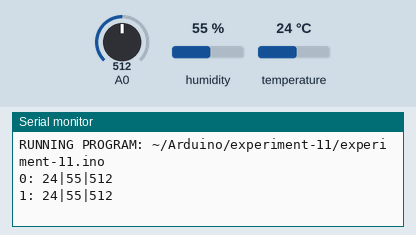
The sketch below on a simulated Arduino Uno, built with avr-gcc and run on an emulated ATmega328P. On the bench: the last lines printed to the serial monitor. Inputs (shaded band) come from the test bench; at power-on: humidity 55 %, A0 = 512, temperature 24 °C.

Above: at 3.3 s.
3.4 s: humidity set to 22 %
At 6.1 s:
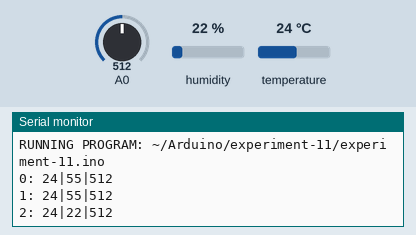
6.7 s: A0 set to 716
At 8.9 s:
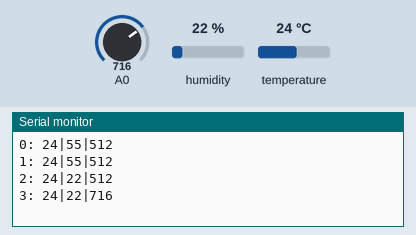
10.0 s: temperature set to 12 °C
At 11.7 s:
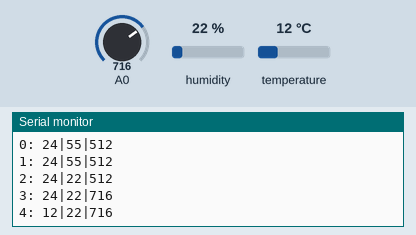
13.3 s: A0 set to 900
At 13.3 s:
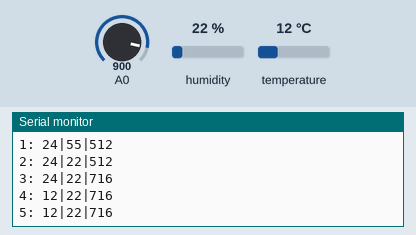
16.6 s: humidity set to 40 %
At 18.8 s:
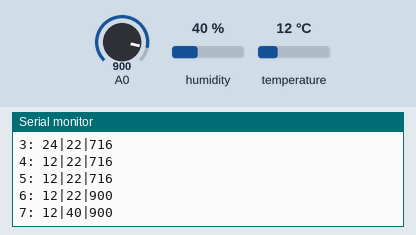
Timing chart, 0 to 20.3 s (numbered marks = the images above; inputs shaded):
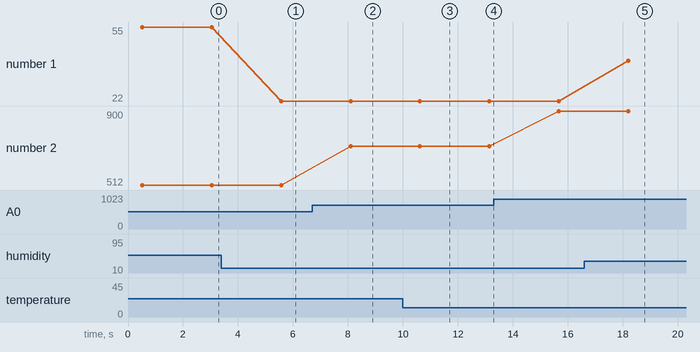

The sketch:

experiment-11.ino
```cpp
/*
  experiment-11 Temperature / Humidity / Luminosity
  Reads ambient temperature/humidity/luminosity
  Shows how to encode sensor data for transmission.

  Sensors:
    DHT11
    LDR

  Rossano Pablo Pinto - rossano at gmail dot com

  Example code for the Short Term Course IoT: From data collection to data presentation
  FATEC Americana - ARInter - CPS - July/2022
*/


#include <SimpleDHT.h>


#define PROGNAMEID "RUNNING PROGRAM: ~/Arduino/experiment-11/experiment-11.ino"


int DHT11PIN = 4;
SimpleDHT11 dht11(DHT11PIN);
byte temperature;
byte humidity;
int ldr_value;

char msg[65];

int msg_id = 0;

void setup() {
  Serial.begin(115200);
   /* PRINT PROGRAM NAME AT SERIAL PORT*/
  Serial.println(PROGNAMEID);
}

void loop() {
  dht11.read(&temperature, &humidity, NULL);
  delay(500);
  ldr_value = analogRead(A0);

  snprintf(msg, 45, "%d|%d|%d", (int)temperature, (int)humidity, ldr_value);
  Serial.print(msg_id++);
  Serial.print(": ");
  Serial.println(msg);

  delay(2000);
}
```

Measured:
- after the input at 3.4 s, the serial monitor: prints a new line after 2.2 s (image 1)
- after the input at 6.7 s, the serial monitor: prints a new line after 1.4 s (image 2)
- after the input at 10.0 s, the serial monitor: prints a new line after 0.62 s (image 3)
- after the input at 16.6 s, the serial monitor: prints a new line after 1.6 s (image 5)
- plotted number 1: 55 → 22 after the input at 3.4 s, 22 → 40 after the input at 16.6 s
- plotted number 2: 512 → 716 after the input at 6.7 s, 716 → 900 after the input at 13.3 s
